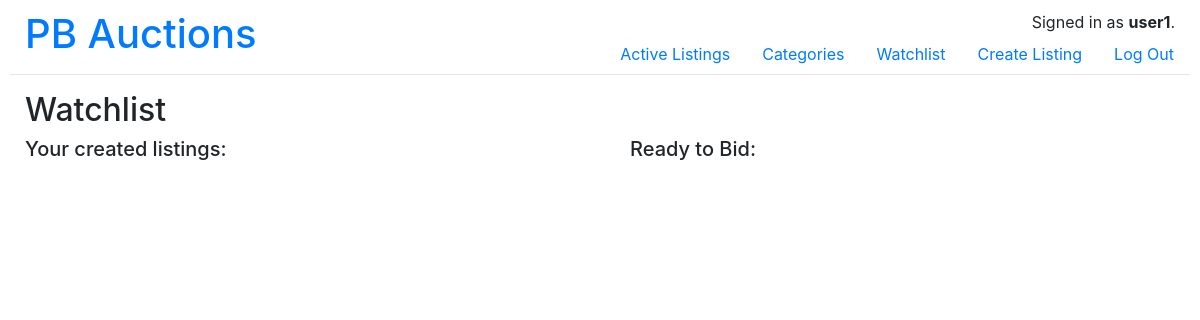
/watchlist (signed in), run on an earlier commit of the app's database.
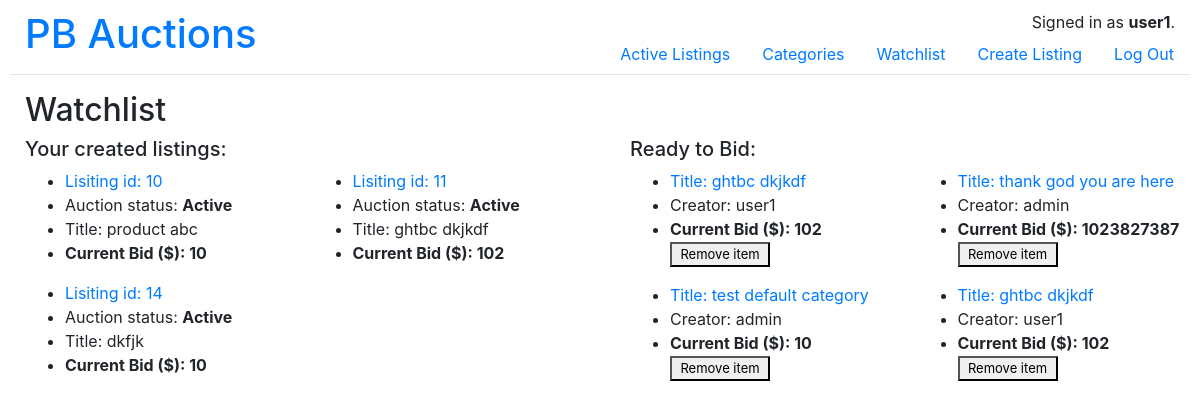
And on a later commit of the database.
### auctions/models.py (models this page shows)
class User(AbstractUser):
    id = models.AutoField(primary_key=True)
    def __str__(self):
        return self.username #present username as key instead of id

class Listing(models.Model):
    id = models.AutoField(primary_key=True)
    user = models.ForeignKey(User, null=True, blank=True, on_delete=models.CASCADE, related_name="creator") #user's id
    category = models.ForeignKey(Category, default="Other", on_delete=models.CASCADE, related_name="listing_category")
    title = models.CharField(max_length=100)
    description = models.TextField()
    price = models.BigIntegerField(default=10)
    image = models.ImageField(blank=True, upload_to="auctions/static/auctions/images")
    STATUS_LIST = (
        ("Active", "Active"),
        ("Closed", "Closed"),
    )
    status = models.CharField(max_length=64, choices=STATUS_LIST, default="Active")
    def __str__(self):
        return self.title

class Watchlist(models.Model):
    id = models.AutoField(primary_key=True)
    user = models.ForeignKey(User, on_delete=models.CASCADE, default=0)
    listing = models.ForeignKey(Listing, on_delete=models.CASCADE)

### auctions/views.py (the view, shortened to what this page needs)
# urls.py: path("watchlist", views.watchlist, name="watchlist"),
@login_required(login_url='/login') #redirect to login page if user does not log-in yet
def watchlist(request):
    current_user = request.user
    my_listings = Listing.objects.filter(user=current_user)
    bid_listings = Watchlist.objects.all()[::-1]
    return render(request, 'auctions/watchlist.html', {
        'my_listings': my_listings,
        'bid_listings': bid_listings,
        "categories": categories
    })

### auctions/models.py (called while the page is built)
    def __str__(self):
        return self.category_name #display the 1st elements of each tuple

### auctions/templates/auctions/watchlist.html (shortened to what this page needs)
{% extends "auctions/layout.html" %}
{% block body %}
    <h2 class="section">Watchlist</h2>
    <div class="row">
        <div class="split">
            <h5>Your created listings:</h5>
            <div class="left">
                {% for my_listing in my_listings %}
                    <ul>
                        <li><a href="{% url 'listing' my_listing.id %}">Lisiting id: {{ my_listing.id }}</a></li>
                        <li> Auction status: <b>{{ my_listing.status }}</b> </li>
                        <li>Title: {{ my_listing.title }}</li>
                        <li><b>Current Bid ($): {{ my_listing.price }}</b></li>
                    </ul>
                {% endfor %}
            </div>
        </div>
        <div class="split">
            <h5>Ready to Bid:</h5>
            <div class="right">
                {% for bid_listing in bid_listings %}
                <ul>
                    <li><a href="{% url 'listing' bid_listing.listing.id %}">Title: {{ bid_listing.listing }}</a></li>
                    <li>Creator: {{ bid_listing.listing.user }}</li>
                    <li><b>Current Bid ($): {{ bid_listing.listing.price }}</b></li>
                    <form method="post" action="{% url 'watchlist' %}">
                        <button type="submit" name="remove_button">Remove item</button>
                    </form>
                </ul>
            {% endfor %}
            </div>
        </div>
    </div>
{% endblock %}

### auctions/templates/auctions/layout.html (shortened to what this page needs)
{% load static %}
<!DOCTYPE html>
<html lang="en">
    <head>
        <link rel="stylesheet" href="https://stackpath.bootstrapcdn.com/bootstrap/4.4.1/css/bootstrap.min.css">
        <link href="{% static 'auctions/styles.css' %}" rel="stylesheet">
    </head>
    <body>
        <h1 style="padding-left: 15px;">
            <a href="{% url 'index' %}">PB Auctions</a>
        </h1>
        <div class="upper-right">
            <div style="text-align: right; padding-right: 15px;">
                {% if user.is_authenticated %}
                    Signed in as <strong>{{ user.username }}</strong>.
                {% else %}
                    Not signed in.
                {% endif %}
            </div>
            <ul class="nav">
                <li class="nav-item">
                    <a class="nav-link" href="{% url 'index' %}">Active Listings</a>
                </li>
                <li class="nav-item">
                    <div class="dropdown">
                        <a class="nav-link" href="">Categories</a>
                    </div>
                </li>
                <li class="nav-item">
                    <a class="nav-link" href="{% url 'watchlist' %}">Watchlist</a>
                </li>
                <li class="nav-item">
                    <a class="nav-link" href="{% url 'create' %}">Create Listing</a>
                </li>
                {% if user.is_authenticated %}
                    <li class="nav-item">
                        <a class="nav-link" href="{% url 'logout' %}">Log Out</a>
                    </li>
                {% endif %}
            </ul>
        </div>
        <hr>
        {% block body %}
        {% endblock %}
    </body>
</html>

### auctions/static/auctions/styles.css (style rules this page uses)
body { padding: 10px; }
.upper-right { position: fixed; top: 0; right: 0; padding: 10px; }
.section { padding-left: 15px; }
.row { display: grid; grid-template-columns: repeat(2, 1fr); }
.split { padding-left: 30px; }
.left { display: grid; grid-template-columns: repeat(2, 1fr); }
.right { display: grid; grid-template-columns: repeat(2, 1fr); }
.right button { width: 100px; height: 25px; font-size:small; }
.dropdown { position: relative; display: inline-block; }

What changed in the data, as far as the page shows it:
added Listing: id "10", status "Active", title "product abc", price "10"
added Listing: id "11", status "Active", title "ghtbc dkjkdf", price "102"
added Listing: id "14", status "Active", title "dkfjk", price "10"
added Watchlist: listing "ghtbc dkjkdf", listing.user "user1", listing.price "102"
added Watchlist: listing "thank god you are here", listing.user "admin", listing.price "1023827387"
added Watchlist: listing "test default category", listing.user "admin", listing.price "10"
added Watchlist: listing "ghtbc dkjkdf", listing.user "user1", listing.price "102"
